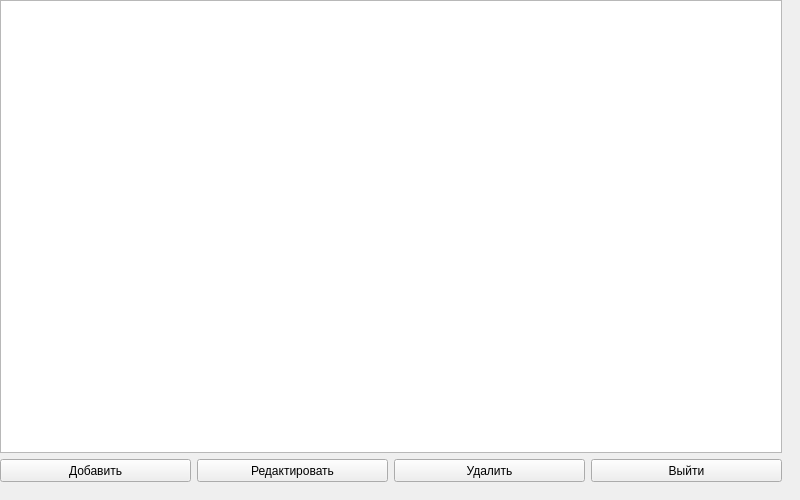
<?xml version="1.0" encoding="UTF-8"?>
<ui version="4.0">
 <class>Form</class>
 <widget class="QWidget" name="Form">
  <property name="geometry">
   <rect>
    <x>0</x>
    <y>0</y>
    <width>800</width>
    <height>500</height>
   </rect>
  </property>
  <property name="windowTitle">
   <string>Form</string>
  </property>
  <widget class="QListWidget" name="listWidget">
   <property name="geometry">
    <rect>
     <x>0</x>
     <y>0</y>
     <width>782</width>
     <height>453</height>
    </rect>
   </property>
  </widget>
  <widget class="QPushButton" name="btnEdit">
   <property name="geometry">
    <rect>
     <x>197</x>
     <y>459</y>
     <width>191</width>
     <height>23</height>
    </rect>
   </property>
   <property name="text">
    <string>Редактировать</string>
   </property>
  </widget>
  <widget class="QPushButton" name="pushButton_4">
   <property name="geometry">
    <rect>
     <x>591</x>
     <y>459</y>
     <width>191</width>
     <height>23</height>
    </rect>
   </property>
   <property name="text">
    <string>Выйти</string>
   </property>
  </widget>
  <widget class="QPushButton" name="btnDelete">
   <property name="geometry">
    <rect>
     <x>394</x>
     <y>459</y>
     <width>191</width>
     <height>23</height>
    </rect>
   </property>
   <property name="text">
    <string>Удалить</string>
   </property>
  </widget>
  <widget class="QPushButton" name="btnAdd">
   <property name="geometry">
    <rect>
     <x>0</x>
     <y>459</y>
     <width>191</width>
     <height>23</height>
    </rect>
   </property>
   <property name="text">
    <string>Добавить</string>
   </property>
  </widget>
 </widget>
 <resources/>
 <connections/>
</ui>
